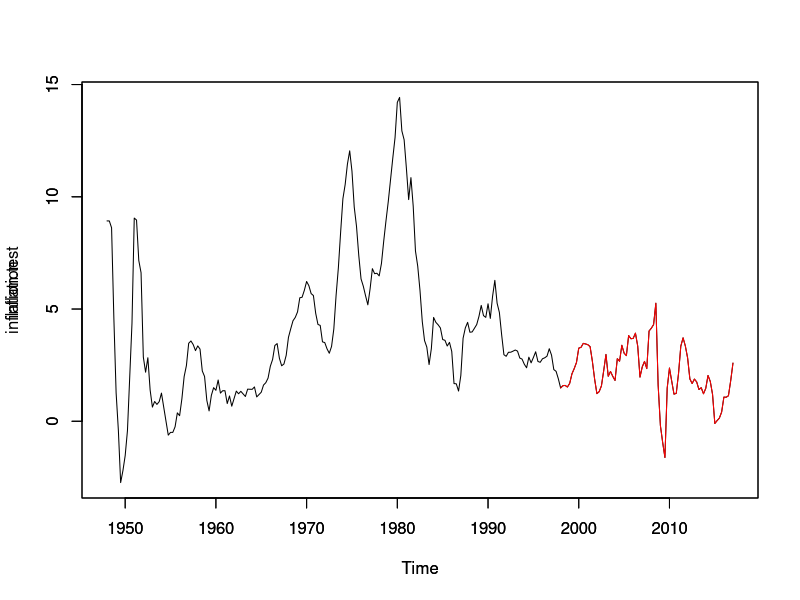

Here is the R script that generated this plot:
### IMPORT DATA ####
spf.raw <- read.csv('SPF/Mean_CPI_Level.csv')
CPI.raw <- read.csv('SPF/cpiQvMd.csv')
unemp.raw <- read.csv('Unemp/SeriesReport-20170707165216_abf9e0.csv')
oil.raw <- read.csv('Oil/WTISPLC.csv')

# Compute inflation using latest CPI vintage data which is given by CPI17Q2
CPI <- ts(CPI.raw$CPI17Q2, start=c(1947,01), frequency=12)    # CPI time series
inflation <- 100*(CPI/lag(CPI, -12) - 1)     # inflation = annual percentage change in CPI
# Convert to quarterly
inflation <- aggregate(inflation, nfrequency=4, mean)

# Visualise inflation data (red is test set)
inflation.train <- window(inflation, start=c(1948,1), end=c(1997,4))
inflation.test <- window(inflation, start=c(1998,1), end=c(2017,1))
plot(inflation, xlim=c(1948, 2017), ylim=range(inflation), col='Black')
par(new=TRUE)
plot(inflation.test, xlim=c(1948, 2017), ylim=range(inflation), col='Red')

# Preprocess unemployment data
unemp <- c(t(as.matrix(unemp.raw[1:70, -1])))                  # Vectorise raw unemployement data
unemp <- ts(unemp, start=c(1948,01), frequency = 12)           # Convert to time series object
# Convert to quarterly
unemp <- aggregate(unemp, nfrequency=4, mean)
# train set
unemp.train <- window(unemp, start=c(1948,1), end=c(1997,4))
unemp.train.lag <- window(unemp.train, start=c(1948,1), end=c(1997,3))
# test set
unemp.test <- window(unemp, start=c(1998,1), end=c(2017,1))
unemp.test.lag <- window(unemp.test, start=c(1998,1), end=c(2016,4))

# Preprocess Oil data
oil <- ts(oil.raw$WTISPLC, start=c(1946,1), frequency = 12)  # as time series object
oil.percent <- 100*(oil/lag(oil, -12) - 1) # percentage change in oil price
# Convert tot quarterly
oil.percent <- aggregate(oil.percent, nfrequency=4, mean)
# train set
oil.train <- window(oil.percent, start=c(1948,1), end=c(1997,4))    # train set
oil.train.lag <- window(oil.train, start=c(1948,1), end=c(1997,3))
# test set
oil.test <- window(oil.percent, start=c(1998,1), end=c(2017,1))
oil.test.lag <- window(oil.test, start=c(1998,1), end=c(2016,4))

# Train set
inflation.train.target <- window(inflation.train, start=c(1948,2), end=c(1997,4))
inflation.train.lag1 <- window(inflation.train, start=c(1948,1), end=c(1997,3))

df.train <- data.frame(inflation.target = inflation.train.target, 
                       inflation.lag = inflation.train.lag1,
                       unemp.lag = unemp.train.lag,
                       oil.lag = oil.train.lag)

# Test set (hold-out)
inflation.test.target <- window(inflation.test, start=c(1998,2), end=c(2017,1))
inflation.test.lag1 <- window(inflation.test, start=c(1998,1), end=c(2016,4))

df.test <- data.frame(inflation.target = inflation.test.target, 
                      inflation.lag = inflation.test.lag1,
                      unemp.lag = unemp.test.lag,
                      oil.lag = oil.test.lag)

inflation.aug.target <- window(inflation, start=c(1948,2), end=c(2017,1))
inflation.aug.lag1 <- window(inflation, start=c(1948,1), end=c(2016,4))
unemp.aug.lag <- window(unemp, start=c(1948,1), end=c(2016,4))
oil.aug.lag <- window(oil.percent, start=c(1948,1), end=c(2016,4))


df.aug <- data.frame(inflation.target = inflation.aug.target, 
                     inflation.lag = inflation.aug.lag1,
                     unemp.lag = unemp.aug.lag,
                     oil.lag = oil.aug.lag)



